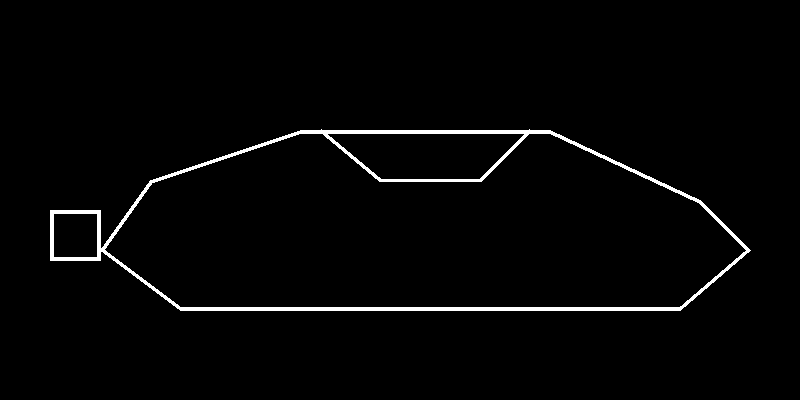
#> input picture scratch/layers/body.png, 800 x 400 px, found by its file name
$ python find_wheel_alignment.py
#> lines starting #> are read from the running program, lines starting #| are printed output that depends on the picture; after the words box and inside, x2 and y2 are one past the last pixel; in counts of white or black regions, pixels touching at a corner belong together
import cv2
import numpy as np

body_path = r"d:\Entertainments\DevEnvironment\autovideo\scratch\layers\body.png"
wheel_path = r"d:\Entertainments\DevEnvironment\autovideo\scratch\layers\wheel.png"

body = cv2.imread(body_path, cv2.IMREAD_UNCHANGED)
#> body is the input picture: shape (400, 800, 4); mean B, G, R, A 5.5, 5.5, 5.5, 5.3
wheel = cv2.imread(wheel_path, cv2.IMREAD_UNCHANGED)

body_h, body_w = body.shape[:2]
#> body_h = 400; body_w = 800
body_x = (1280 - body_w) // 2
#> body_x = 240
body_y = (720 - body_h) // 2
#> body_y = 160

# Create a solid navy background canvas [B=47, G=25, R=10]
canvas = np.zeros((720, 1280, 4), dtype=np.uint8)
canvas[:, :] = [10, 25, 47, 255] # Solid BGRA

# Alpha blend body onto the canvas
body_alpha = body[:, :, 3] / 255.0
for c in range(3):
    canvas[body_y:body_y+body_h, body_x:body_x+body_w, c] = (
        body[:, :, c] * body_alpha +
        canvas[body_y:body_y+body_h, body_x:body_x+body_w, c] * (1.0 - body_alpha)
    ).astype(np.uint8)
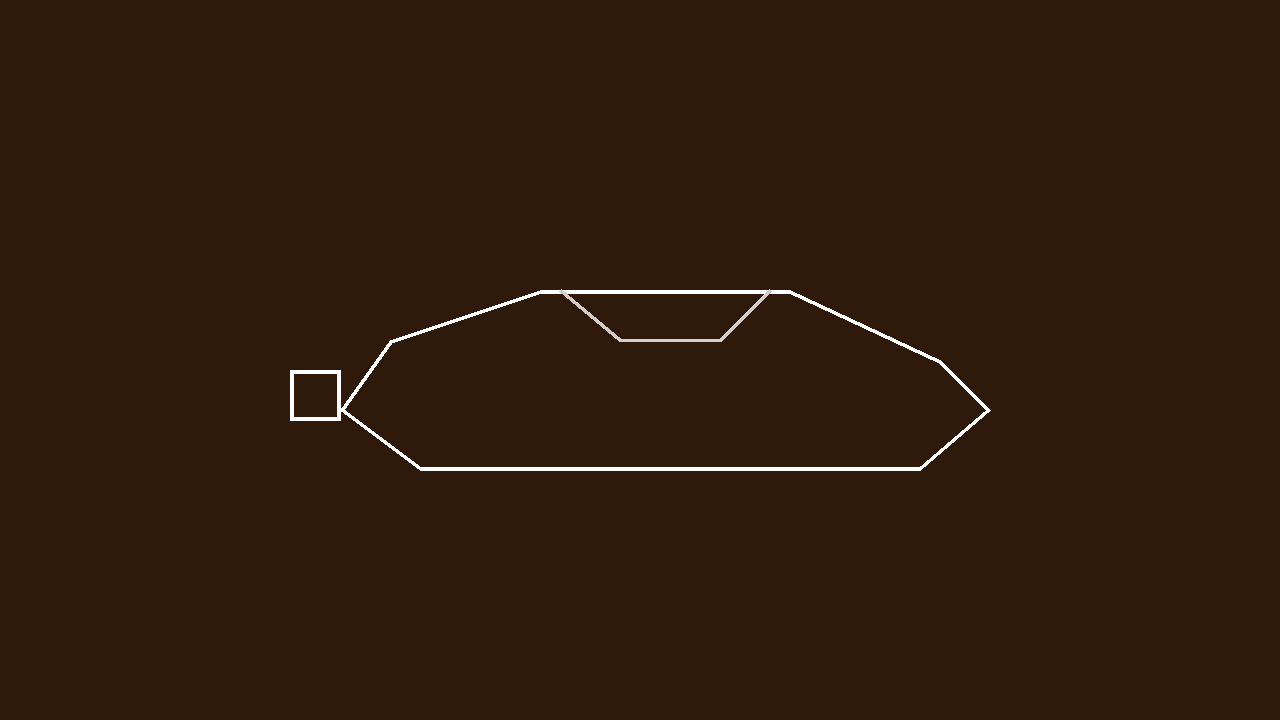
#> canvas: shape (720, 1280, 4); mean B, G, R, A 11.8, 26.7, 48.5, 255

# Draw a coordinate grid on the canvas
grid_canvas = canvas.copy()
for x in range(0, 1280, 50):
    cv2.line(grid_canvas, (x, 0), (x, 720), (200, 200, 200, 255), 1)
    if x % 100 == 0:
        cv2.putText(grid_canvas, str(x), (x, 25), cv2.FONT_HERSHEY_SIMPLEX, 0.4, (250, 250, 250, 255), 1)
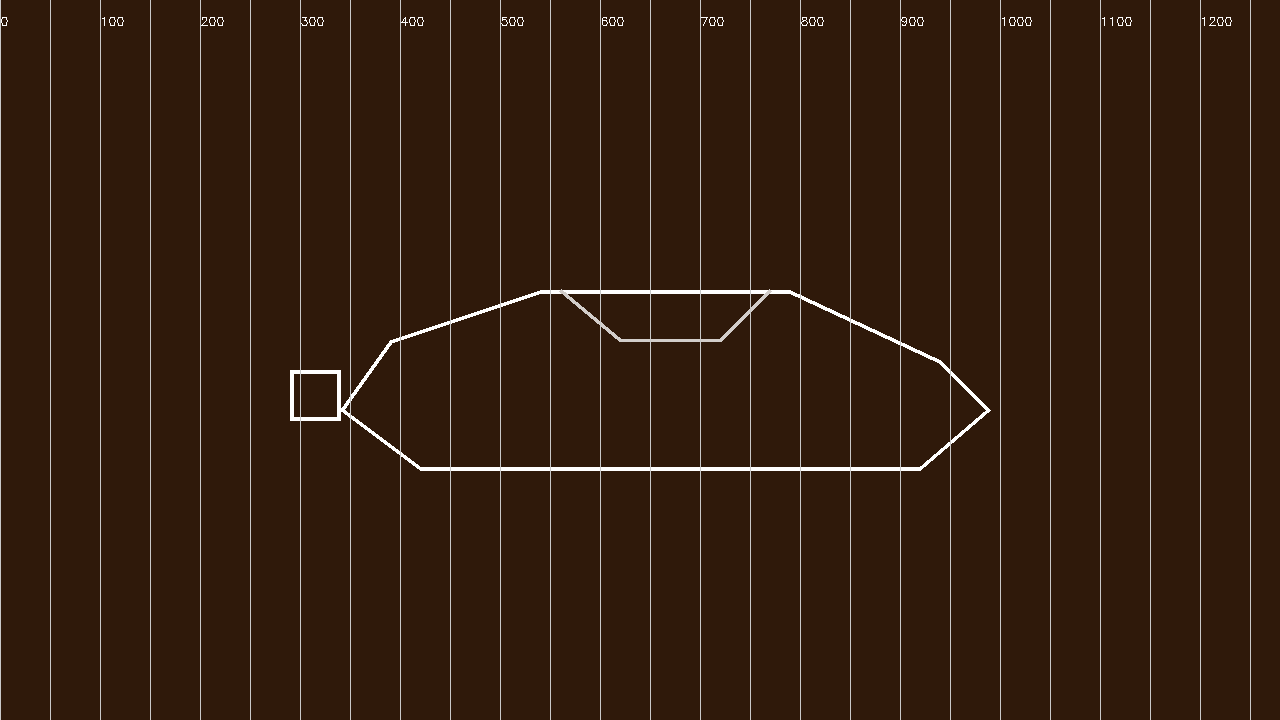
#> grid_canvas: shape (720, 1280, 4); 2.13% of pixels changed, all inside (x1, y1, x2, y2) = (0, 0, 1251, 720)

for y in range(0, 720, 50):
    cv2.line(grid_canvas, (0, y), (1280, y), (200, 200, 200, 255), 1)
    if y % 100 == 0:
        cv2.putText(grid_canvas, str(y), (10, y - 5), cv2.FONT_HERSHEY_SIMPLEX, 0.4, (250, 250, 250, 255), 1)
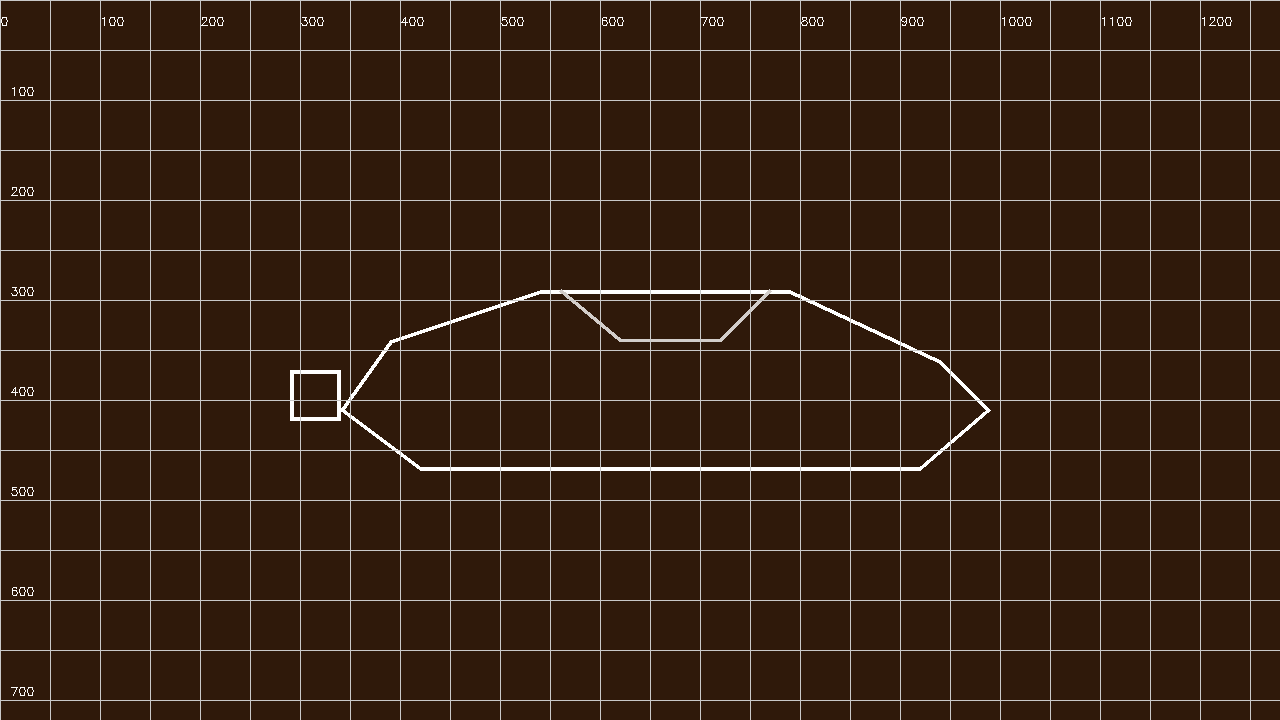
#> grid_canvas: shape (720, 1280, 4); 2.09% of pixels changed, all inside (x1, y1, x2, y2) = (1, 0, 1280, 701)

cv2.imwrite(r"d:\Entertainments\DevEnvironment\autovideo\scratch\body_grid.png", grid_canvas)
print("Saved body grid image to scratch/body_grid.png")
